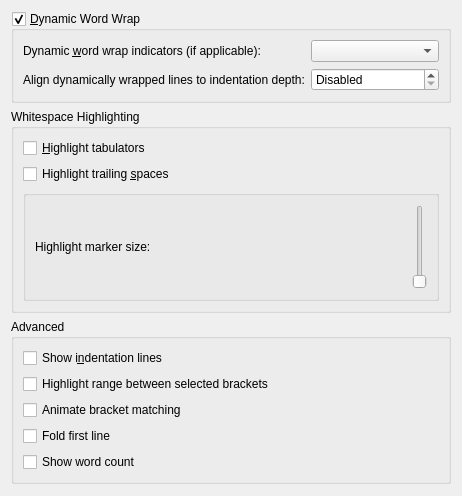
<?xml version="1.0" encoding="UTF-8"?>
<ui version="4.0">
  <class>TextareaAppearanceConfigWidget</class>
  <widget class="QWidget" name="TextareaAppearanceConfigWidget">
    <layout class="QVBoxLayout">
      <item>
        <widget class="QGroupBox" name="gbWordWrap">
          <property name="whatsThis">
            <string>If this option is checked, the text lines will be wrapped at the view border on the screen.</string>
          </property>
          <property name="title">
            <string>&amp;Dynamic Word Wrap</string>
          </property>
          <property name="checkable">
            <bool>true</bool>
          </property>
          <layout class="QFormLayout" name="formLayout">
            <item row="0" column="0">
              <widget class="QLabel" name="lblDynamicWordWrapIndicators">
                <property name="text">
                  <string>Dynamic &amp;word wrap indicators (if applicable):</string>
                </property>
                <property name="buddy">
                  <cstring>cmbDynamicWordWrapIndicator</cstring>
                </property>
              </widget>
            </item>
            <item row="0" column="1">
              <widget class="KComboBox" name="cmbDynamicWordWrapIndicator">
                <property name="whatsThis">
                  <string>Choose when the Dynamic Word Wrap Indicators should be displayed.</string>
                </property>
              </widget>
            </item>
            <item row="1" column="0">
              <widget class="QLabel" name="lblDynamicWordWrapIndicators_2">
                <property name="text">
                  <string>Align dynamically wrapped lines to indentation depth:</string>
                </property>
                <property name="buddy">
                  <cstring>sbDynamicWordWrapDepth</cstring>
                </property>
              </widget>
            </item>
            <item row="1" column="1">
              <widget class="QSpinBox" name="sbDynamicWordWrapDepth">
                <property name="sizePolicy">
                  <sizepolicy hsizetype="Preferred" vsizetype="Fixed">
                    <horstretch>0</horstretch>
                    <verstretch>0</verstretch>
                  </sizepolicy>
                </property>
                <property name="whatsThis">
                  <string>&lt;p&gt;Enables the start of dynamically wrapped lines to be aligned vertically to the indentation level of the first line. This can help to make code and markup more readable.&lt;/p&gt;&lt;p&gt;Additionally, this allows you to set a maximum width of the screen, as a percentage, after which dynamically wrapped lines will no longer be vertically aligned. For example, at 50%, lines whose indentation levels are deeper than 50% of the width of the screen will not have vertical alignment applied to subsequent wrapped lines.&lt;/p&gt;</string>
                </property>
                <property name="specialValueText">
                  <string>Disabled</string>
                </property>
                <property name="suffix">
                  <string>% of View Width</string>
                </property>
                <property name="maximum">
                  <number>80</number>
                </property>
                <property name="singleStep">
                  <number>10</number>
                </property>
              </widget>
            </item>
          </layout>
        </widget>
      </item>
      <item>
        <widget class="QGroupBox" name="gbWhitespaceHighlighting">
          <property name="title">
            <string>Whitespace Highlighting</string>
          </property>
          <layout class="QVBoxLayout" name="_2">
            <item>
              <widget class="QCheckBox" name="chkShowTabs">
                <property name="whatsThis">
                  <string>The editor will display a symbol to indicate the presence of a tab in the text.</string>
                </property>
                <property name="text">
                  <string>&amp;Highlight tabulators</string>
                </property>
              </widget>
            </item>
            <item>
              <widget class="QCheckBox" name="chkShowSpaces">
                <property name="text">
                  <string>Highlight trailing &amp;spaces</string>
                </property>
              </widget>
            </item>
            <item>
              <widget class="QGroupBox" name="gbMarker">
                <property name="flat">
                  <set>1</set>
                </property>
                <layout class="QHBoxLayout" name="_3">
                  <item>
                    <widget class="QLabel" name="lbMarkerDescription">
                      <property name="text">
                        <string>Highlight marker size:</string>
                      </property>
                    </widget>
                  </item>
                  <item>
                    <widget class="QSlider" name="sliSetMarkerSize">
                      <property name="whatsThis">
                        <string>Size of the visible highlight marker.</string>
                      </property>
                      <property name="orientation">
                        <set>Qt::Horizontal</set>
                      </property>
                      <property name="singleStep">
                        <set>1</set>
                      </property>
                      <property name="maximum">
                        <set>5</set>
                      </property>
                      <property name="minimum">
                        <set>1</set>
                      </property>
                    </widget>
                  </item>
                </layout>
              </widget>
            </item>
          </layout>
        </widget>
      </item>
      <item>
        <widget class="QGroupBox" name="groupBox">
          <property name="title">
            <string>Advanced</string>
          </property>
          <layout class="QVBoxLayout" name="verticalLayout">
            <item>
              <widget class="QCheckBox" name="chkShowIndentationLines">
                <property name="whatsThis">
                  <string>If this is enabled, the editor will display vertical lines to help identify indent lines.</string>
                </property>
                <property name="text">
                  <string>Show i&amp;ndentation lines</string>
                </property>
              </widget>
            </item>
            <item>
              <widget class="QCheckBox" name="chkShowWholeBracketExpression">
                <property name="whatsThis">
                  <string>If this is enabled, the range between the selected matching brackets will be highlighted.</string>
                </property>
                <property name="text">
                  <string>Highlight range between selected brackets</string>
                </property>
              </widget>
            </item>
            <item>
              <widget class="QCheckBox" name="chkAnimateBracketMatching">
                <property name="toolTip">
                  <string>Flash matching brackets</string>
                </property>
                <property name="whatsThis">
                  <string>If this is enabled, matching brackets are animated for better visibility.</string>
                </property>
                <property name="text">
                  <string>Animate bracket matching</string>
                </property>
              </widget>
            </item>
            <item>
              <widget class="QCheckBox" name="chkFoldFirstLine">
                <property name="toolTip">
                  <string>When this setting is enabled, the editor view automatically folds
comment blocks that start on the first line of the document. This is
helpful to hide license headers which are commonly placed at the
beginning of a file.</string>
                </property>
                <property name="text">
                  <string>Fold first line</string>
                </property>
              </widget>
            </item>
            <item>
              <widget class="QCheckBox" name="chkShowWordCount">
                <property name="toolTip">
                  <string>Show/hide word count in status bar</string>
                </property>
                <property name="text">
                  <string>Show word count</string>
                </property>
              </widget>
            </item>
          </layout>
        </widget>
      </item>
      <item>
        <spacer name="verticalSpacer">
          <property name="orientation">
            <enum>Qt::Vertical</enum>
          </property>
          <property name="sizeHint" stdset="0">
            <size>
              <width>0</width>
              <height>1</height>
            </size>
          </property>
        </spacer>
      </item>
    </layout>
  </widget>
  <customwidgets>
    <customwidget>
      <class>KComboBox</class>
      <extends>QComboBox</extends>
      <header>kcombobox.h</header>
    </customwidget>
  </customwidgets>
  <resources/>
  <connections>
    <connection>
      <sender>gbWordWrap</sender>
      <signal>toggled(bool)</signal>
      <receiver>cmbDynamicWordWrapIndicator</receiver>
      <slot>setEnabled(bool)</slot>
      <hints>
        <hint type="sourcelabel">
          <x>115</x>
          <y>7</y>
        </hint>
        <hint type="destinationlabel">
          <x>340</x>
          <y>44</y>
        </hint>
      </hints>
    </connection>
    <connection>
      <sender>gbWordWrap</sender>
      <signal>toggled(bool)</signal>
      <receiver>sbDynamicWordWrapDepth</receiver>
      <slot>setEnabled(bool)</slot>
      <hints>
        <hint type="sourcelabel">
          <x>59</x>
          <y>6</y>
        </hint>
        <hint type="destinationlabel">
          <x>385</x>
          <y>72</y>
        </hint>
      </hints>
    </connection>
  </connections>
</ui>
